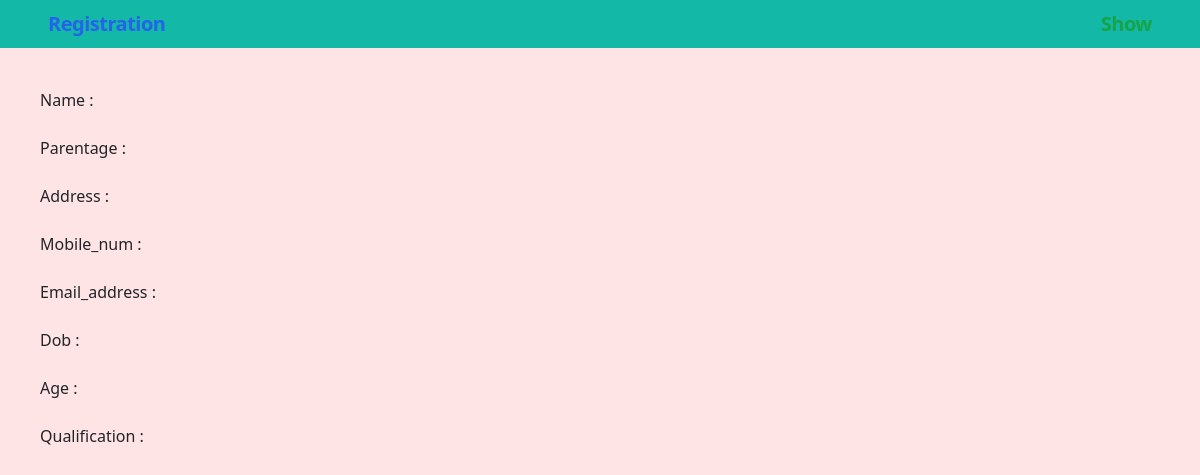
The page /registered/player/detail/3/ on the database as committed earlier.
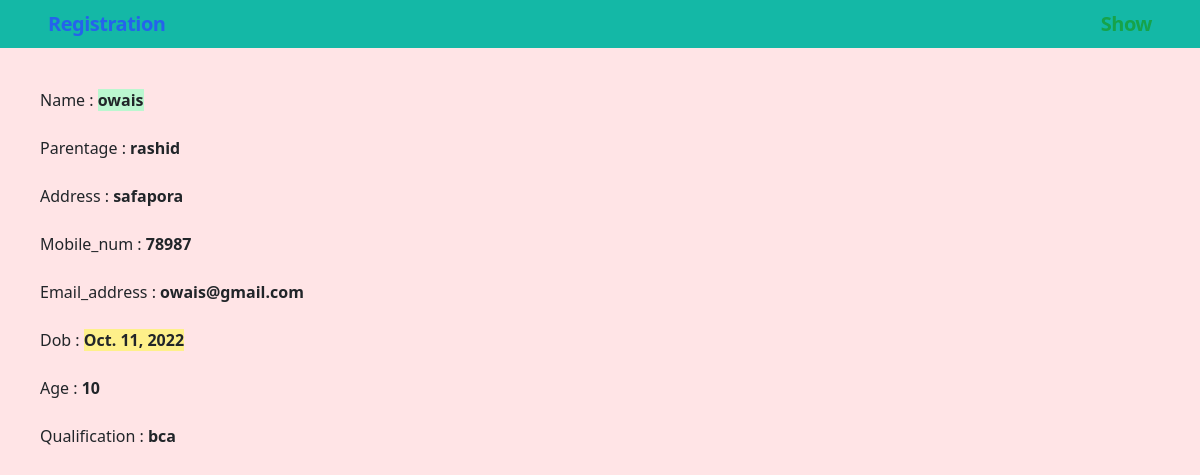
The same page on the database as committed later.
### games/models.py (models this page shows, shortened)
class PlayerInformation(models.Model):
    category = models.ForeignKey(
        Category, on_delete=models.CASCADE, related_name='game_category')
    name = models.CharField(max_length=512)
    parentage = models.CharField(max_length=512, null=True, blank=True)
    address = models.CharField(max_length=1024, null=True, blank=True)
    mobile_num = models.CharField(max_length=16, null=True, blank=True)
    email_address = models.CharField(max_length=128, null=True, blank=True)
    dob = models.DateField(max_length=8)
    age = models.CharField(max_length=8, null=True, blank=True)
    qualification = models.CharField(max_length=64, null=True, blank=True)
    created_at = models.DateTimeField(auto_now_add=True)
    class Meta:
        verbose_name = "Player"
        verbose_name_plural = "Players"

### games/views.py (the view)
# urls.py: path('registered/player/detail/<int:id>/', ShowPlayerDetails.as_view(), name='show_player_details'),
class ShowPlayerDetails(View):
    def get(self, request, *args, **kwargs):
        template_name = "player_detail_page.html"
        player_id = self.kwargs.get('id')
        player_obj = PlayerInformation.objects.filter(id=player_id).first()
        obj = {'player': player_obj}
        return render(request, template_name, context=obj)

### templates/player_detail_page.html (shortened to what this page needs)
{% extends 'base.html' %}
{% block content %}
<div class="  flex flex-col flex-1  basis-1/2 ">
  <p>Name : <b class="bg-green-200">{{player.name}}</b></p>
  <br />
  <p>Parentage : <b>{{player.parentage}}</b></p>
  <br />
  <p>Address : <b>{{player.address}}</b></p>
  <br />
  <p>Mobile_num : <b>{{player.mobile_num}}</b></p>
  <br />
  <p>Email_address : <b>{{player.email_address}}</b></p>
  <br />
  <p>Dob : <b class="bg-yellow-200">{{player.dob}}</b></p>
  <br />
  <p>Age : <b>{{player.age}}</b></p>
  <br />
  <p>Qualification : <b>{{player.qualification}}</b></p>
  <br />
</div>
{% endblock content %}

Rows that differ between the two databases and show on the page:
added PlayerInformation: name "owais", parentage "rashid", address "safapora", mobile_num "78987", email_address "owais@gmail.com", dob "Oct. 11, 2022", age "10", qualification "bca"
